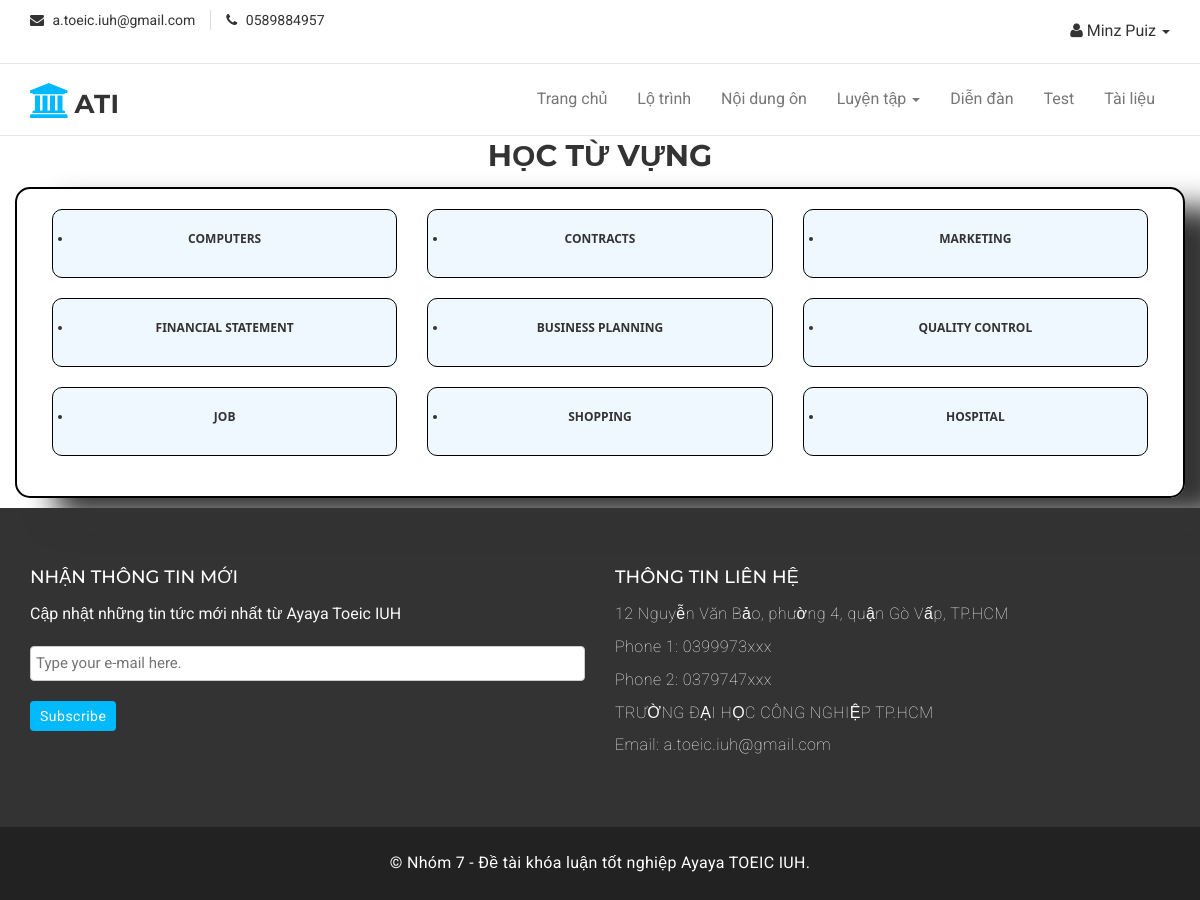
/view/choose_vocabulary.php (signed in), run on the app's committed database.
### tables this page shows
CREATE TABLE `topic` (
  `ID_topic` int(10) NOT NULL,
  `Topic` varchar(255) NOT NULL,
  `description` longtext NOT NULL,
  `MaQLTL` varchar(10) NOT NULL
);

### model/mTopic.php (called while the page is built, shortened)
<?php
    class mTopic
    {
        function view_topic()
        {
            $conn=mysqli_connect('localhost','ayayatoe','tP94l7nyXH(9#B','ayayatoe_toeic');
		    mysqli_set_charset($conn ,'utf8');
            if($conn)
            {
                $sql = "select *from topic";
                $qr = mysqli_query($conn, $sql);
                return $qr;
            }
            else
            {
                return false;
            }
        }
    }
?>

### controller/cTopic.php (called while the page is built)
<?php
    include_once('../model/mTopic.php');
    class cTopic
    {
        function xem_chude()
        {
            $p= new mTopic();
            $r = $p->view_topic();
            return $r;
        }
    }
?>

### view/choose_vocabulary.php (the view, shortened to what this page needs)
<?php
include('header.php')
?>
<!DOCTYPE html>
<html lang="en">
<head>
    <link rel="stylesheet" href="../assets/css/practice/choose.css">
</head>
<body>
    <div id="" class="container">
        <div class="row">
            <h2 style="text-align: center;">HỌC TỪ VỰNG</h2>
            <div class="col-md-2"></div>
            <div id="grammar-select" class="col-md-8">
                <?php
                    include('../controller/cTopic.php');
                    $p=new cTopic();
                    $hien = $p->xem_chude();
                    while($row = mysqli_fetch_assoc($hien)){
                ?>
                <div id="left" class="col-lg-4 col-md-6 col-sm-12">
                    <div class="grammar_item"><a
                            href="practice_vocabulary.php?id=<?php echo $row['ID_topic']; ?>&topic=<?php echo $row['Topic']; ?>">
                            <p><?php echo $row['Topic']; ?></p>
                        </a></div>
                </div>
                <?php
                }
                ?>
            </div>
        </div>
    </div>
</body>
<?php
include('footer.php')
?>
</html>

### assets/css/style.css (style rules this page uses)
body { background-color: #ffffff; font-family: "Roboto", sans-serif; color: #333333; font-size: 16px; overflow-x: hidden; }
a { text-decoration: none; color: #333333; }
h1, h2, h3, h4, h5, h6 { font-family: "Montserrat", sans-serif; }
h2 { font-size: 30px; font-weight: 700; line-height: 40px; margin: 0; }

### assets/css/practice/choose.css (style rules this page uses)
* { margin: 0; padding: 0; box-sizing: border-box; }
#grammar-select { width: 100%; margin: 10px auto; padding: 20px; border: 2px solid black; border-radius: 15px; background-color: hsla(0, 0%, 100%, .6); position: relative; box-shadow: 40px 20px 30px; }
.col-md-8 { overflow: hidden; }
.grammar_item { width: 100%; border: 1px solid black; background-color: aliceblue; border-radius: 10px; padding: 20px; margin-bottom: 20px; font-size: 18px; text-align: center; }
.col-lg-4 p { text-align: center; font-family: 'Segoe UI', Tahoma, Geneva, Verdana, sans-serif; font-weight: bolder; font-size: 12px; text-decoration: none; display: list-item; cursor: pointer; }

### data on the page
topic: Topic "COMPUTERS"
topic: Topic "CONTRACTS"
topic: Topic "MARKETING"
topic: Topic "FINANCIAL STATEMENT"
topic: Topic "BUSINESS PLANNING"
topic: Topic "QUALITY CONTROL"
topic: Topic "JOB"
topic: Topic "SHOPPING"
topic: Topic "HOSPITAL"

### other printed values
$r['TenUser'] "Minz Puiz"
